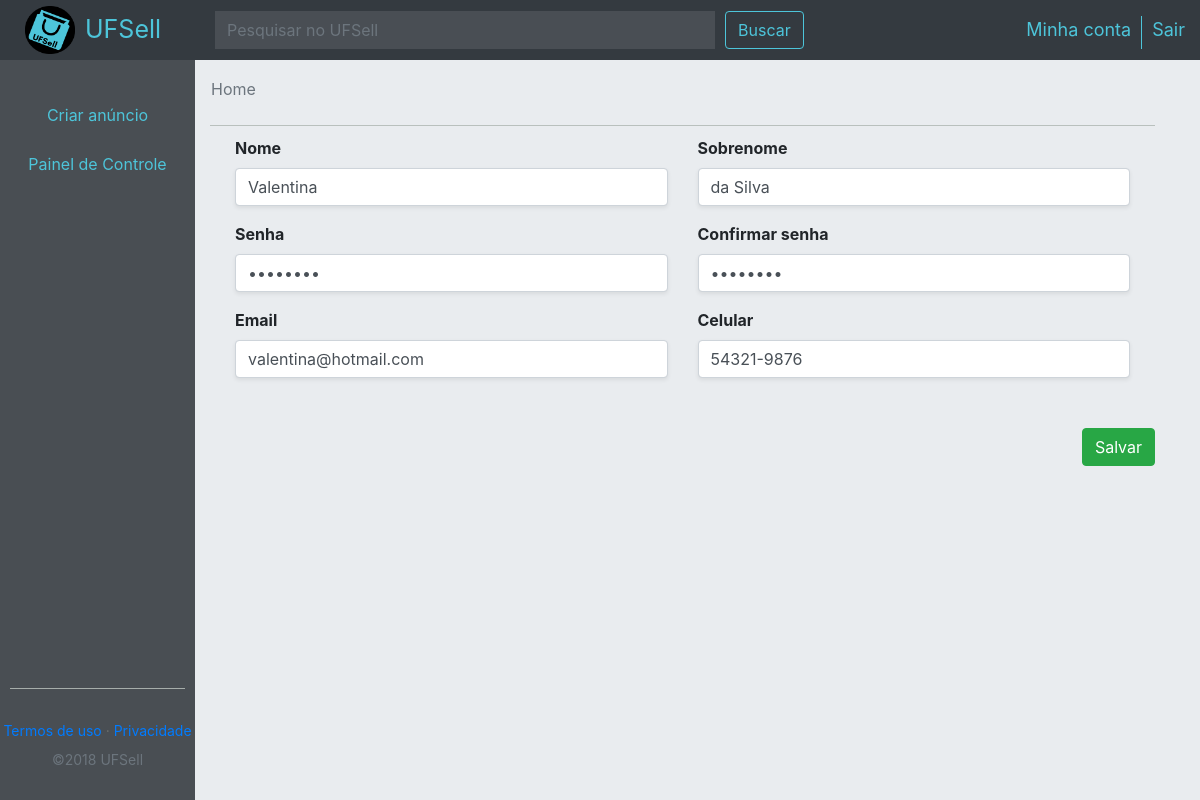
The app's page /vendedor/conta.php (signed in) with its own data.
### tables this page shows
CREATE TABLE IF NOT EXISTS `usuario` (
  `id` int(11) NOT NULL,
  `nome` varchar(60) NOT NULL,
  `sobrenome` varchar(100) DEFAULT NULL,
  `email` varchar(40) NOT NULL,
  `senha` varchar(32) NOT NULL,
  `id_org` int(11) NOT NULL,
  `tel` varchar(12) NOT NULL
);

### vendedor/conta.php (the view, shortened to what this page needs)
<?php
include('../connection/connection.php');
$script =   "SELECT *
FROM usuario
WHERE id='".$_SESSION['id_usuario']."';";
$result = $conn->query($script);
$pessoa = $result->fetch_object();
?>
<!DOCTYPE html>
<html lang="pt-br">
    <head>
        <link rel="stylesheet" href="https://stackpath.bootstrapcdn.com/bootstrap/4.1.3/css/bootstrap.min.css">
		<link rel="stylesheet" href="https://cdnjs.cloudflare.com/ajax/libs/font-awesome/4.7.0/css/font-awesome.min.css">
        <link type="text/css" rel="stylesheet" href="../css/comprador.css">
        <link type="text/css" rel="stylesheet" hred="../css/vendedor.css">
    </head>
    <body>
        <nav class="navbar navbar-dark bg-dark flex-md-nowrap p-0">
            <div class="flexCustom d-flex justify-content-start">
                <div class="col-2 col-xl-2 col-lg-2 col-md-2">
                    <div class="d-flex flex-row">
                        <a href="./home.php"><img id="navLogo" src="../img/UFSell.png" alt="logo"></a>
                        <span class="spanUfs align-self-center">UFSell</span>
                    </div>
                </div>
                <div class="col-10 col-xl-10 col-lg-10 col-md-10">
                    <div class="d-flex flex-row justify-content-between">
                        <div class="d-flex justify-content-start">
                            <form action="./busca.php" method="get" id="formBusca">
								<input id="inputNav" class="form-control form-control-dark" name="busca" placeholder="Pesquisar no UFSell" type="text" aria-label="Search">
							</form>
							<button class="btn btn-outline-light" form="formBusca" type="submit">Buscar</button>
                        </div>
                        <div class="d-flex justify-content-end" style="margin-top: 15px;">
                            <div id="nav-itemP" class="nav-item">
                                <a href="./conta.php">Minha conta</a>
                            </div>
                            <div class="nav-item">
                                <a class="" href="./sair.php">Sair</a>
                            </div>
                        </div>
                    </div>
                </div>
            </div>
        </nav>
		<div id="defCol" class="col-12 col-md-12">
                <div id="defRow" class="row">
                    <div id="menu" class="col-2 col-md-2" style="padding-left:0px;">
						<div class="divWrap">
                            <div id="btn-itemP" class="d-flex justify-content-center">
                                <a class="btn btn-light btnBorder" href="./adicionar.php">Criar anúncio</a>
                            </div>
                            <div class="d-flex justify-content-center">
                                <a class="btn btn-light btnBorder" href="./painel.php">Painel de Controle</a>
                            </div>
                        </div>
						<div class="footer">
                            <div class="hrFooter">
                                <hr>
                            </div>
							<div id="textFooter" class="row">
								<a href="#">Termos de uso</a>
								<label style="color: #6c706e;">&nbsp&middot&nbsp</label>
								<a href="#">Privacidade</a>
							</div>
							<div class="row" style="margin-bottom: 30px;">
								<span id="foot" class="text-muted">©2018 UFSell</span>
							</div>
						</div>
                    </div>
                    <div id="conteudo" class="col-10 col-md-10">
						<nav aria-label="breadcrumb" style="margin-top:5px; margin-left: -15px;">
							<ol class="breadcrumb">
								<li class="breadcrumb-item active" aria-current="page">Home</li>
							</ol>
						</nav>
					<form id="formCad" class="" method="post">
						<div class="colD d-flex justify-content-start">
							<div class="col-12 col-xl-12 col-lg-12 col-md-12">
								<div id="cardAlterar" class="">
									<div class="row">
										<div class="col-6">
											<div class="form-group">
												<label class="divnome" style="font-weight: bold;">Nome</label>
												<input type="text" class="form-control shadow-sm" value="<?php echo $pessoa->nome; ?>" name="inputNome" pattern=".{5,30}" required autofocus>
											</div>
										</div>
										<div class="col-6">
											<div class="form-group">
												<label class="divsobrenome" style="font-weight: bold;">Sobrenome</label>
												<input type="text" class="form-control shadow-sm" value="<?php echo $pessoa->sobrenome; ?>" name="inputSobrenome" pattern=".{5,30}" required>
											</div>
										</div>
									</div>
									<div class="row">
										<div class="col-6">
											<div class="form-group">
												<label class="divsenha" style="font-weight: bold;">Senha</label>
												<input type="password" class="form-control shadow-sm" value="12345678" name="inputSenha" pattern=".{5,30}" required>
											</div>
										</div>
										<div class="col-6">
											<div class="form-group">
												<label class="divsenha" style="font-weight: bold;">Confirmar senha</label>
												<input type="password" class="form-control shadow-sm" value="12345678" name="inputConfSenha" pattern=".{5,30}" required>
											</div>
										</div>
									</div>
									<div class="row">
										<div class="col-6">
											<div class="form-group">
												<label class="divemail" style="font-weight: bold;">Email</label>
												<input type="email" class="form-control shadow-sm" value="<?php echo $pessoa->email; ?>" name="inputEmail" pattern=".{5,30}" required>
											</div>
										</div>
										<div class="col-6">
											<div class="form-group">
												<label class="divtel" style="font-weight: bold;">Celular</label>
												<input type="text" class="form-control shadow-sm bg-white" value="<?php echo $pessoa->tel; ?>" name="inputTel" pattern="\([0-9]{2}\) ?[0-9]{4,6}-[0-9]{3,4}$" placeholder="(XX) XXXXX-XXXX">
											</div>
										</div>
									</div>
								</div>
							</div>
						</div>
						<br>
						<div class="row">
							<div class="col-12">
								<div id="cadSalvar" class="botaocad float-right">
									<button type="submit" class="btn btn-success">
										Salvar
									</button>
								</div>
							</div>
						</div>
					</form>
                </div>
            </div>
    </body>
</html>

### css/comprador.css (style rules this page uses)
html, body { position: relative; height: 100%; }
body { height: 100%; width: 100%; background-color:#e9ecef; }
nav { width: 100%; height: 60px; }
#navLogo { margin-top: 5px; margin-bottom: 5px; margin-left: 10px; margin-right: 10px; width: 50px; }
.flexCustom { width: 100%; }
#inputNav { margin-top: 10px; width: 500px; }
.nav-item { font-size: 18px; margin-left: 10px; }
#nav-itemP { padding-right: 10px; border-right: 1px solid; border-color: #4dc5da; }
.nav-item > a { color: #4dc5da; text-decoration: none; }
.spanUfs { color:#4dc5da; font-size: 25px; }
.btn-outline-light { margin-left: 10px; margin-top: 10px; height: 38px; color: #4dc5da; border-color: #4dc5da; }
.navbar .form-control { border-width: 0; border-radius: 0; }
.form-control-dark { color: #fff; background-color: rgba(255, 255, 255, .1); border-color: rgba(255, 255, 255, .1); }
#defCol { width: 100%; height: calc(100% - 60px); }
#defRow { width: 100%; height: 100%; }
.btn-light { background-color: #494e53; color: #4dc5da; padding-top: 12.5px; padding-bottom: 12.5px; border: none; border-radius: 0; width: 100%; }
#btn-itemP { margin-top: 30px; }
hr { width: 90%; background-color: #b9c0bd; }
.footer { width: 100%; }
.footer > .row { margin: 0px; font-size: 14px; display: flex; justify-content: center; }
#conteudo { background-color:#e9ecef; }
#cardAlterar { padding: 10px; }
.colD { display: block; -webkit-hyphens: auto; -moz-hyphens: auto; -ms-hyphens: auto; hyphens: auto; width: 100%; border-top: 1px solid #000000; border-color: #b9c0bd; }
#menu { padding: 0px; background-color: #494e53 !important; display: flex; flex-direction: column; height: 100%; width: 100%; z-index: 100; }
.divWrap { display: flex; flex-direction: column; flex: 1 0 auto; background-color: #494e53; }
.hrFooter { padding-top: 15px; padding-bottom: 15px; background-color: #494e53; }
.footer { display: flex; flex-direction: column; height: 143px; width: 100%; flex-shrink: 0; background-color: #494e53; }

### records on screen
usuario: inputNome "Valentina", inputSobrenome "da Silva", inputEmail "valentina@hotmail.com", inputTel "54321-9876"
